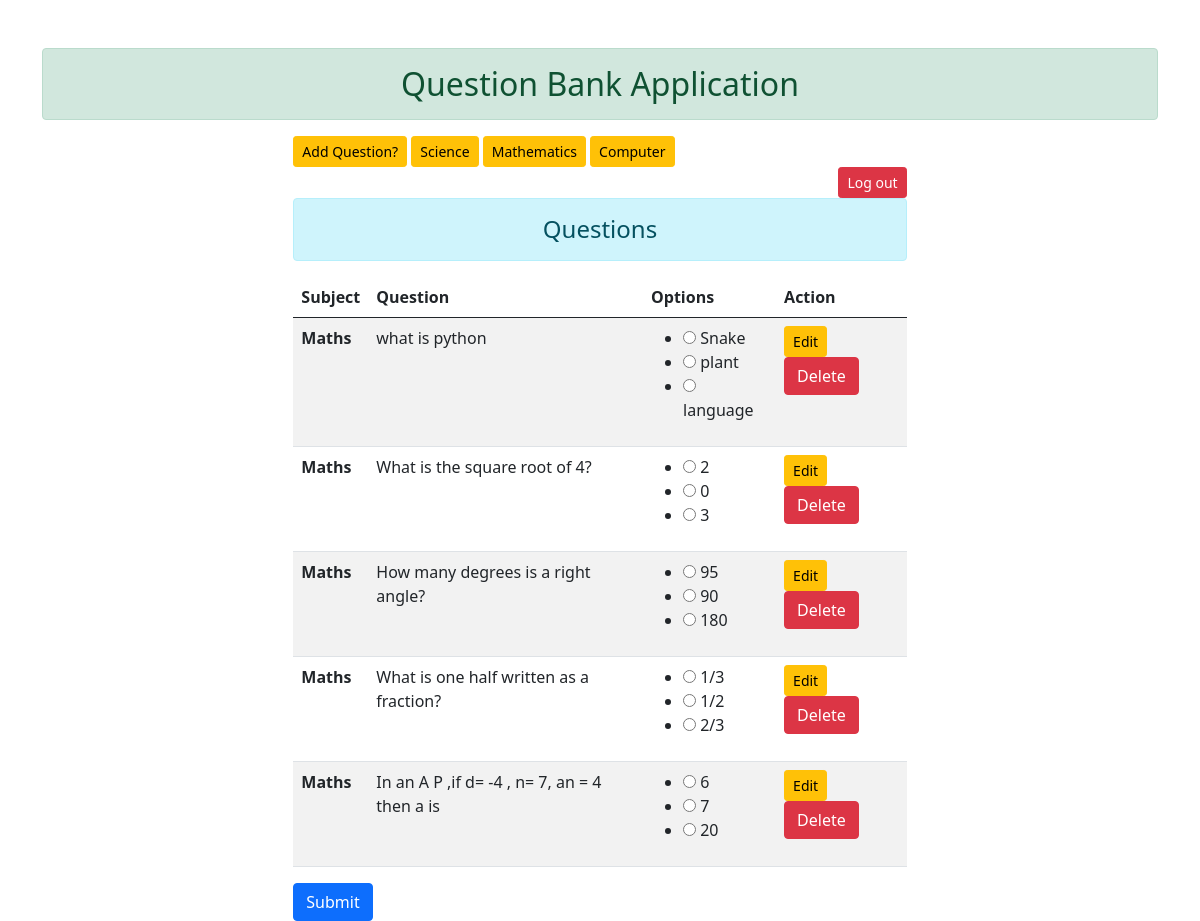
Screenshot of /questions_maths/ (signed in) with the database file from the repository.
### question_bank/models.py (models this page shows, shortened)
class Question(models.Model):
    qus = models.TextField()
    subject = models.ForeignKey(Subject, on_delete=models.CASCADE)

class Subject(models.Model):
    name = models.CharField(max_length=100)
    def __str__(self):
        return self.name

class Option(models.Model):
    text = models.CharField(max_length=100)
    question = models.ForeignKey(Question, on_delete=models.CASCADE)
    is_correct = models.BooleanField(default=False)

### question_bank/views.py (the view)
# urls.py: path('questions_maths/',views.submit_answers3,name='maths'),
@login_required(login_url='/login')
def submit_answers3(request):
    if request.method == 'POST':
        num_questions = int(request.POST.get('num_questions', 0))
        max_question_id = 0
        for key in request.POST.keys():
            if key.startswith('question_'):
                question_id = int(key.split('_')[1])  # Extract numerical part of the key
                max_question_id = max(max_question_id, question_id)
        total_marks = 0
        for question_id in range(1, max_question_id + 1):
            option_id = request.POST.get(f'question_{question_id}')
            if option_id == 'None':
                continue
            try:
                option = Option.objects.get(pk=option_id, question_id=question_id)
            except Option.DoesNotExist:
                messages.error(request, f'Option with ID {option_id} for question {question_id} does not exist.')
                continue
            if option.is_correct:
                total_marks += 1
            incorrect=num_questions-total_marks
            percentage=((total_marks/num_questions)*100)
            return render(request,'question_bank/result.html',{'total':num_questions,'correct':total_marks,
                                                           'wrong':incorrect,'percent':percentage,'score':total_marks})
    else:
        question_form = QuestionForm()
        option_forms = [OptionForm(prefix=str(i)) for i in range(3)]  # Create three empty OptionForm instances
    stud=Question.objects.filter(subject_id=2)
    return render(request, 'question_bank/question.html', {'stud':stud,})

### question_bank/templates/question_bank/question.html (shortened to what this page needs)
{% extends "question_bank/base.html" %}
{% block content %}
    <div class="col-sm-10 offset-1">
        <a href="{% url 'create_question' %}" class="btn btn-warning btn-sm">Add Question?</a>
        <a href="{% url 'submit_answers' %}" class="btn btn-warning btn-sm">Science</a>
        <a href="{% url 'maths' %}" class="btn btn-warning btn-sm">Mathematics</a>
        <a href="{% url 'computer' %}" class="btn btn-warning btn-sm">Computer</a>
        <div class="me-auto text-end">
        <a href="{% url 'logout' %}" class="btn btn-danger btn-sm">Log out</a>
    </div>
        <form method="POST" action="{% url 'submit_answers' %}">
            <h4 class="text-center alert alert-info">Questions</h4>
            {% if stud %}
            <table class="table table-striped table-hover">
                <thead>
                    <tr>
                        <th scope="col">Subject</th>
                        <th scope="col">Question</th>
                        <th scope="col">Options</th>
                        <th scope="col">Action</th>
                    </tr>
                </thead>
                <tbody>
                    {% for i in stud %}
                    <tr>
                        <th scope="row">{{ i.subject }}</th>
                        <td>{{ i.qus }}</td>
                        <td>
                            <ul>
                                {% for option in i.option_set.all %}
                            <li>
                                <input type="radio" id="option_{{ option.id }}" name="question_{{ i.id }}" value="{{ option.id }}">
                                <label for="option_{{ option.id }}">{{ option.text }}</label>
                            </li>
                            {% endfor %}
                            </ul>
                        </td>
                        <td>
                            <a href="{% url 'question_detail' i.id %}" class="btn btn-warning btn-sm">Edit</a>
                            <form action="{% url 'delete_question' i.id %}" method="POST" class="d-inline"> {% csrf_token %}
                                <input type="submit" class="btn btn-danger" value="Delete">
                            </form>
                        </td>
                    </tr>
                    {% endfor %}
                </tbody>
            </table>
        {% endif %}
        <button type="submit" class="btn btn-primary">Submit</button>
    </div>
    {% endblock %}

### question_bank/templates/question_bank/base.html (style rules this page uses)
a { text-decoration: none; color: black; }

### rows the page displays
Question: subject "Maths", qus "what is python"
Option: text "Snake"
Option: text "plant"
Option: text "language"
Question: subject "Maths", qus "What is the square root of 4?"
Option: text "2"
Option: text "0"
Option: text "3"
Question: subject "Maths", qus "How many degrees is a right angle?"
Option: text "95"
Option: text "90"
Option: text "180"
Question: subject "Maths", qus "What is one half written as a fraction?"
Option: text "1/3"
Option: text "1/2"
Option: text "2/3"
Question: subject "Maths", qus "In an A P ,if d= -4 , n= 7, an = 4 then a is"
Option: text "6"
Option: text "7"
Option: text "20"
